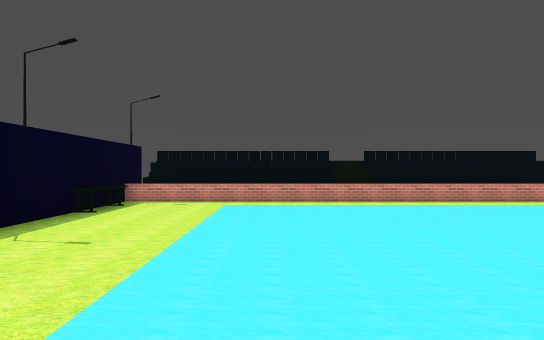
View 1 (above)

14 first-person views from a walk through a 3-D level made in the Unity game engine. The camera is 1.5 m above the floor, looks level and sees 70° across. The floor is counted in squares, 2 m on a side. Each view is taken from the middle of a square. On the plan, view 1 faces up. The plan holds only what a view shows up to about 12 squares ahead; the rest is blank. The player character is not drawn. Some surface patterns are stand-ins.

View 2
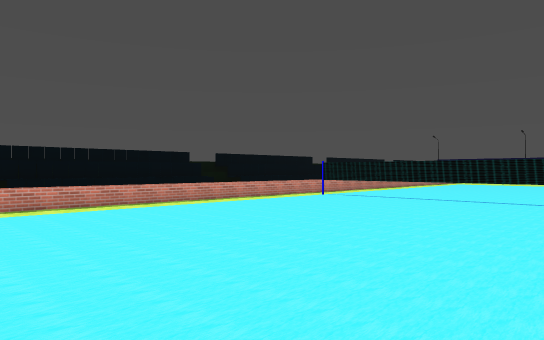

View 3
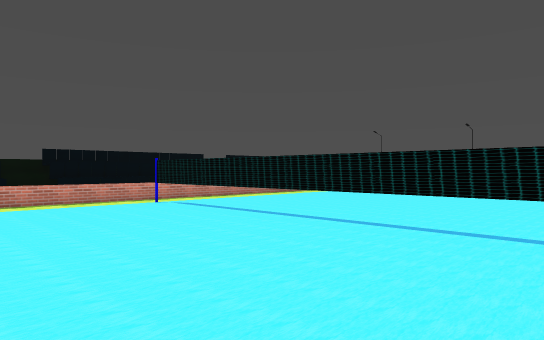

View 4
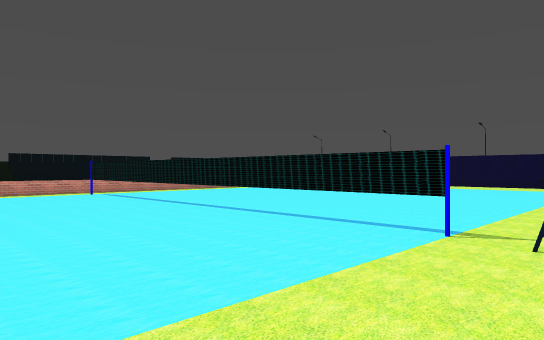

View 5
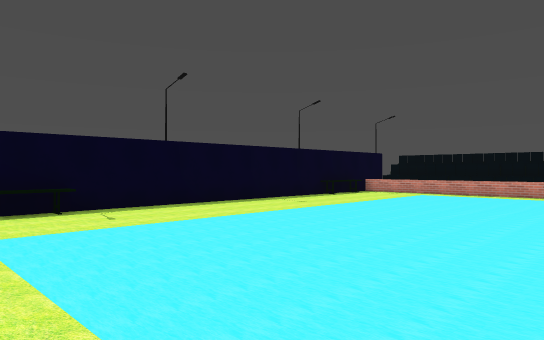

View 6
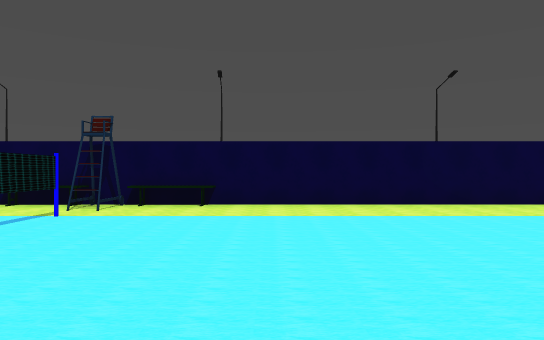

View 7
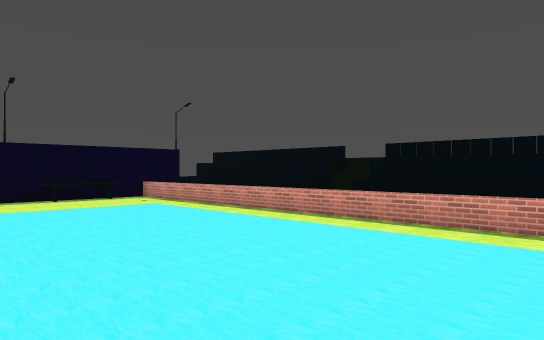

View 8
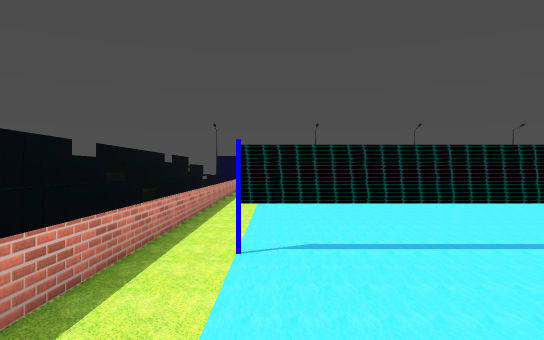

View 9
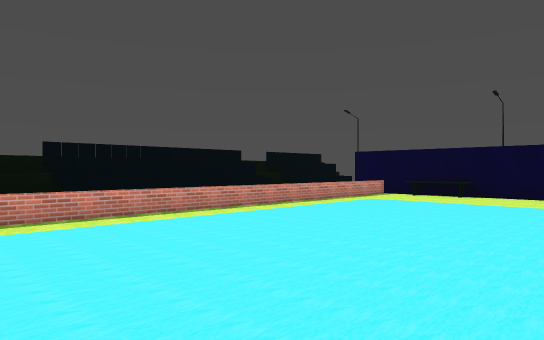

View 10
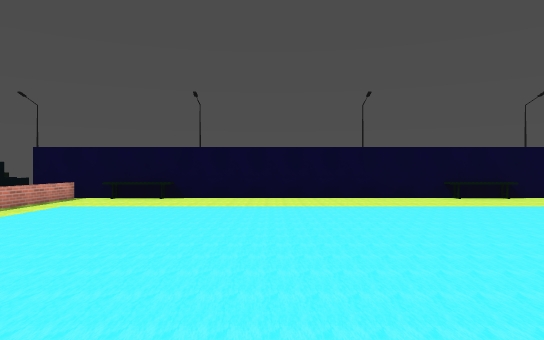

View 11
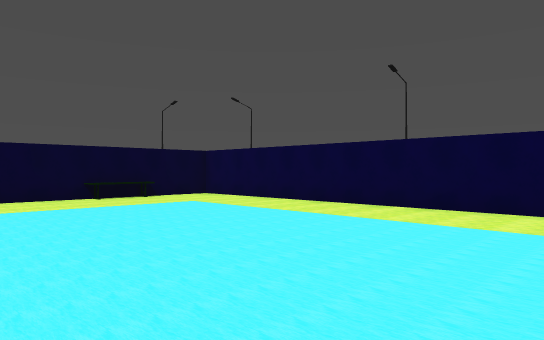

View 12
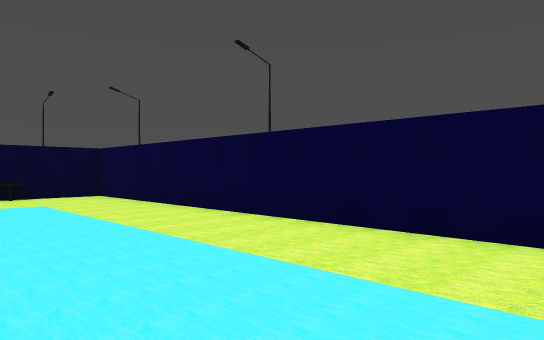

View 13
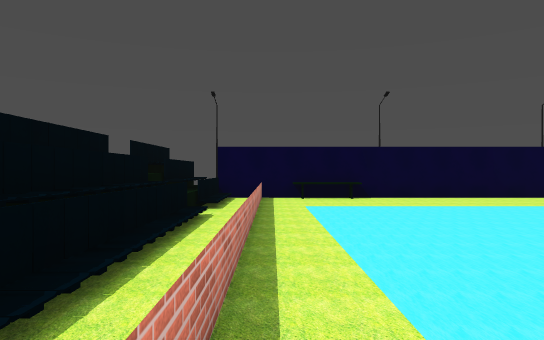

View 14
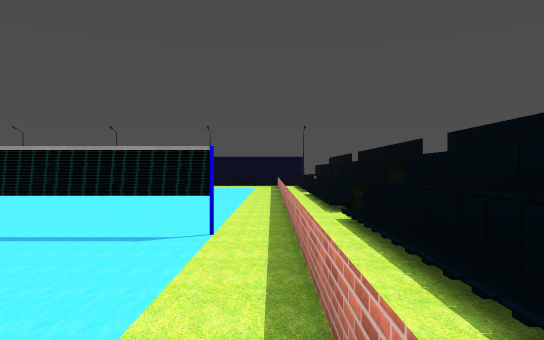

### Floor plan
Key: @ floor where view 1 was taken; # wall or solid block; x gap in a wall; . floor; ^ raised ledge; T thing the floor can be seen under or through.
Columns run from 4 left of view 1 to 25 right of it. Each row starts with its distance up from view 1.
 12       ##    ##     #
 11 #^^^^^^^^^^^^^^^^ ^^^^^^^^^^^#
 10 #      ...........  .........#
  9 #............................#
  8 #..............T.............#
  7 #..............T.............#
  6 #..............T.............#
  5  ..............T.............#
  4  ..............T.............#
  3  ..............T.............#
  2  ..............T.............#
  1  ..............T.............#
  0  ...@..........T.............#
 -1 #..............T.............#
 -2 #..............x.............#
 -3      ..........x.............#
 -4      ........^^^^ ...........#
 -5      ############  ###########

Where each view was taken, in squares from view 1:
view 1: 0 up, 0 right, facing up
view 2: 1 up, 1 right, facing up-right
view 3: 0 up, 6 right, facing up-right
view 4: 4 down, 6 right, facing up-right
view 5: 3 down, 4 right, facing up-left
view 6: 4 up, 7 right, facing down
view 7: 4 up, 7 right, facing up-left
view 8: 8 up, 7 right, facing right
view 9: 3 up, 13 right, facing up-right
view 10: 4 up, 14 right, facing right
view 11: 3 up, 14 right, facing down-right
view 12: 0 up, 13 right, facing down-right
view 13: 9 up, 14 right, facing right
view 14: 9 up, 15 right, facing left
